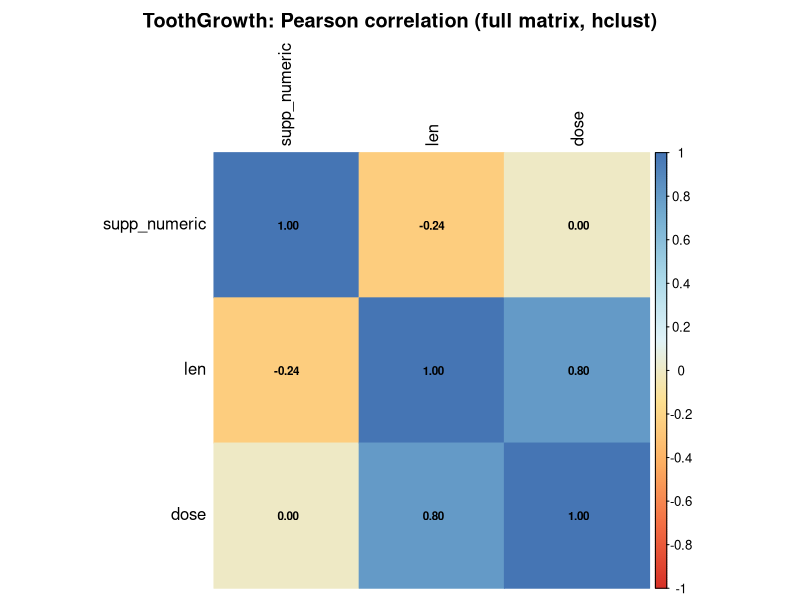
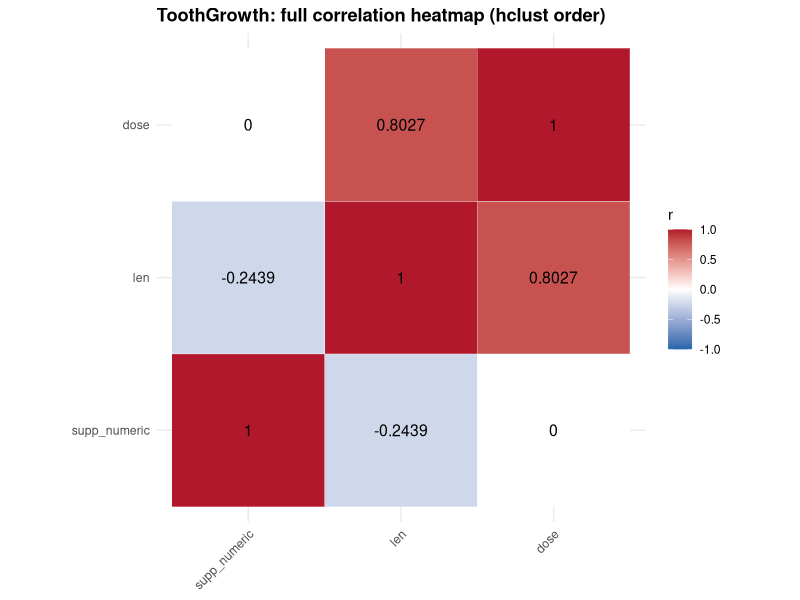
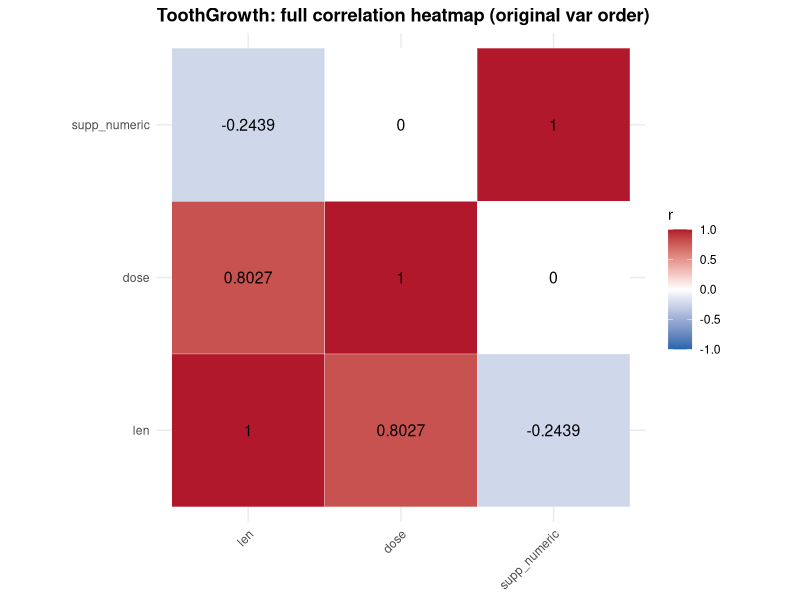

These charts were generated, in order, by the following R code:

install.packages(c("corrplot", "RColorBrewer", "ggplot2", "reshape2"))

library(corrplot)
library(RColorBrewer)
library(ggplot2)
library(reshape2)

# Load Dataset 
data(ToothGrowth)

head(ToothGrowth)
str(ToothGrowth)

# Encode supp as 1/2 for a single matrix for Pearson correlation
tg_num <- data.frame(
  len = ToothGrowth$len,
  dose = ToothGrowth$dose,
  supp_code = as.numeric(ToothGrowth$supp)
)
colnames(tg_num) <- c("len", "dose", "supp_numeric")

# Correlation analysis 
corr_mat <- round(cor(tg_num, method = "pearson"), 4)
print("Pearson correlation matrix:")
print(corr_mat)

# Formal test for the main relationship: length vs dose
test_len_dose <- cor.test(ToothGrowth$len, ToothGrowth$dose, method = "pearson")
print(test_len_dose)

# Reorder matrix (lab 2.1 style): distance from (1 - r) / 2, then hclust
dist_r <- as.dist((1 - corr_mat) / 2)
hc <- hclust(dist_r)
corr_mat_ordered <- corr_mat[hc$order, hc$order]

melted <- melt(as.matrix(corr_mat_ordered))
colnames(melted) <- c("Var1", "Var2", "value")

# Heatmap 1: corrplot 
corrplot(
  corr_mat,
  method = "color",
  type = "full",
  order = "hclust",
  tl.col = "black",
  col = colorRampPalette(brewer.pal(n = 8, name = "RdYlBu"))(200),
  addCoef.col = "black",
  number.cex = 0.7,
  title = "ToothGrowth: Pearson correlation (full matrix, hclust)",
  mar = c(0, 0, 2, 0)
)

# Heatmap 2: ggplot2 tile (reordered matrix) 
p <- ggplot(melted, aes(x = Var1, y = Var2, fill = value)) +
  geom_tile(color = "white") +
  geom_text(aes(label = value), color = "black", size = 4) +
  scale_fill_gradient2(
    low = "#2166AC", mid = "white", high = "#B2182B",
    midpoint = 0, limits = c(-1, 1), name = "r"
  ) +
  labs(
    title = "ToothGrowth: full correlation heatmap (hclust order)",
    x = NULL, y = NULL
  ) +
  coord_fixed() +
  theme_minimal() +
  theme(
    plot.title = element_text(face = "bold"),
    axis.text.x = element_text(angle = 45, hjust = 1)
  )
print(p)

# Heatmap 3: ggplot2 full matrix
vars_natural <- colnames(corr_mat)
melted_full <- melt(as.matrix(corr_mat))
colnames(melted_full) <- c("Var1", "Var2", "value")
melted_full$Var1 <- factor(melted_full$Var1, levels = vars_natural)
melted_full$Var2 <- factor(melted_full$Var2, levels = vars_natural)

p_full <- ggplot(melted_full, aes(x = Var1, y = Var2, fill = value)) +
  geom_tile(color = "white") +
  geom_text(aes(label = value), color = "black", size = 4) +
  scale_fill_gradient2(
    low = "#2166AC", mid = "white", high = "#B2182B",
    midpoint = 0, limits = c(-1, 1), name = "r"
  ) +
  labs(
    title = "ToothGrowth: full correlation heatmap (original var order)",
    x = NULL, y = NULL
  ) +
  coord_fixed() +
  theme_minimal() +
  theme(
    plot.title = element_text(face = "bold"),
    axis.text.x = element_text(angle = 45, hjust = 1)
  )
print(p_full)

# Observations / insights 
cat(
  "\n========== Discussion (ToothGrowth correlation) ==========\n",
  "1. len vs dose (main result)\n",
  "   Main relationship in the analysis. When dose went up, tooth length (len)\n",
  "   went up too, so the association was positive. Pearson r\n",
  "   measured how strong that linear pattern was: values near +1 mean a strong\n",
  "   positive link, values near 0 mean little or no linear link.\n",
  "   cor.test() is used for the p-value. A small p-value (below 0.05) suggested the\n",
  "   positive association was unlikely to be just random noise. The conclusion was\n",
  "   that higher dose was associated with longer teeth in this dataset.\n\n",
  "2. supp_numeric \n",
  "   The codes are only labels: they do not mean OJ is half of VC or that the gap between 1 and 2 is a real quantity.\n",
  "   Pearson correlation assumes numeric spacing matters, so it is not appropriate to judge supplement effects.\n",
  "   Better to use boxplots by supp, a t-test, or ANOVA instead.\n\n",
  "3. dose vs supp_numeric\n",
  "   The correlation between dose and the numeric supplement code was close to zero.\n",
  "   Each dose level (0.5, 1, 2) included both OJ and VC, so dose and supplement type were balanced and not tied together in the table.\n",
  "\n===========================================================\n",
  sep = ""
)
